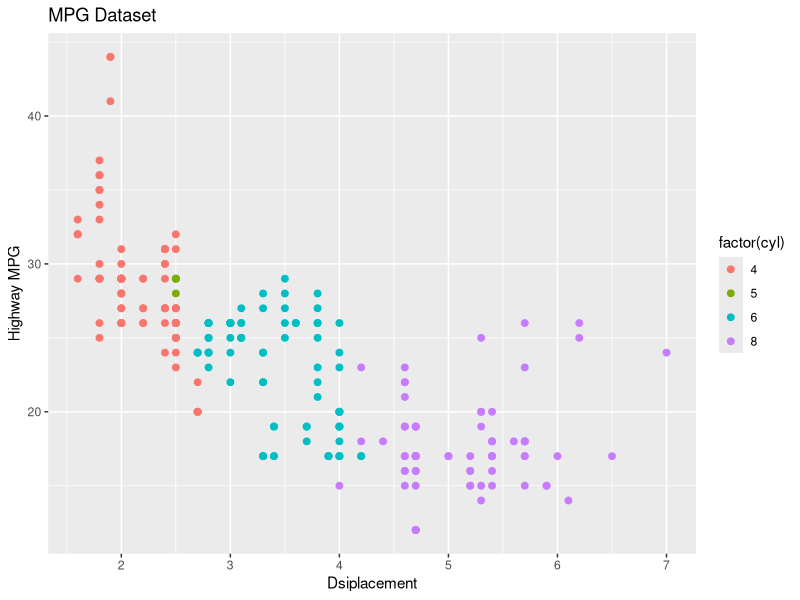
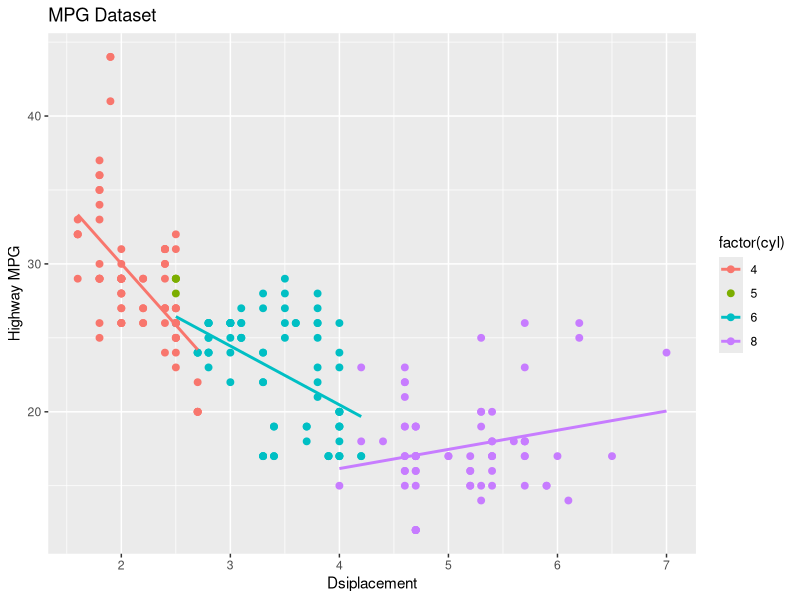
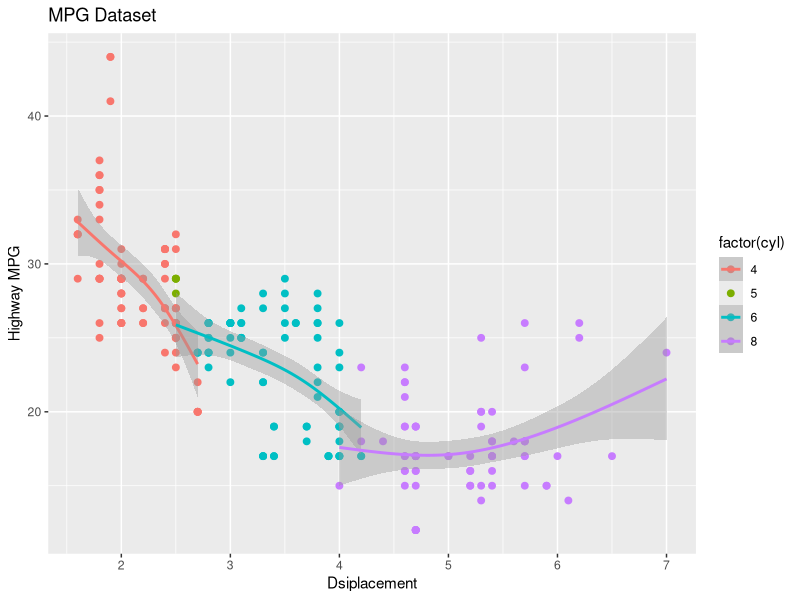
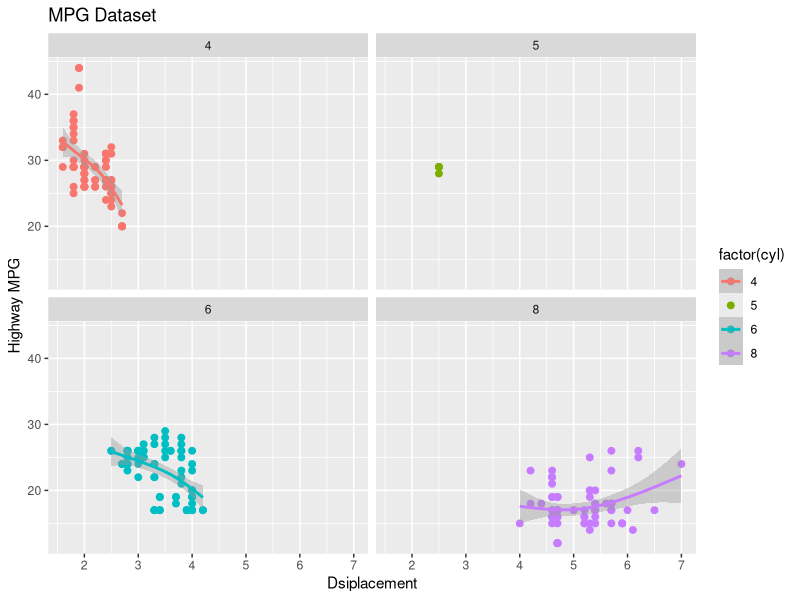

The R source for these figures, in order:
###
###Scatters again . The grammar and the building blocks. Hold them tight to transfer between mind and paper
###

library(ggplot2)
library(mgcv)
data(mpg)
attach(mpg)
str(mpg)

ggplot(mpg, aes(displ , hwy, colour = factor(cyl))) + 
  geom_point( size = 2) + # Each point has a size , shape and a colour
  ylab("Highway MPG") + 
  xlab("Dsiplacement") + 
  ggtitle("MPG Dataset")

ggplot(mpg, aes(displ , hwy, colour = factor(cyl))) + 
  geom_point( size = 2) + # Each point has a size , shape and a colour
  geom_smooth(method = "lm" , se = FALSE) +
  ylab("Highway MPG") + 
  xlab("Dsiplacement") + 
  ggtitle("MPG Dataset")

##Adding a GAM smoother between the groups. 
ggplot(mpg, aes(displ , hwy, colour = factor(cyl))) + 
  geom_point( size = 2) + # Each point has a size , shape and a colour
  geom_smooth(method = "gam" , formula = y ~ s(x, bs = "cr" , k = 4) , se = TRUE) +
  ylab("Highway MPG") + 
  xlab("Dsiplacement") + 
  ggtitle("MPG Dataset")


##Adding a GAM smoother between the groups. 
ggplot(mpg, aes(displ , hwy, colour = factor(cyl))) + 
  geom_point( size = 2) + # Each point has a size , shape and a colour
  geom_smooth(method = "gam" , formula = y ~ s(x, bs = "cr" , k = 4) , se = TRUE) +
  ylab("Highway MPG") + 
  xlab("Dsiplacement") + 
  ggtitle("MPG Dataset") + 
  facet_wrap(~ factor(cyl))





